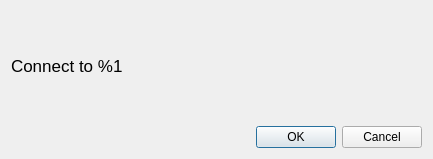
<?xml version="1.0" encoding="UTF-8"?>
<ui version="4.0">
 <class>Dialog</class>
 <widget class="QDialog" name="Dialog">
  <property name="geometry">
   <rect>
    <x>0</x>
    <y>0</y>
    <width>433</width>
    <height>159</height>
   </rect>
  </property>
  <property name="windowTitle">
   <string>LXQt ConnMan applet</string>
  </property>
  <layout class="QVBoxLayout" name="verticalLayout">
   <item>
    <widget class="QLabel" name="headingLabel">
     <property name="font">
      <font>
       <pointsize>13</pointsize>
      </font>
     </property>
     <property name="text">
      <string>Connect to %1</string>
     </property>
    </widget>
   </item>
   <item>
    <layout class="QFormLayout" name="inputFieldsLayout"/>
   </item>
   <item>
    <widget class="QDialogButtonBox" name="buttonBox">
     <property name="orientation">
      <enum>Qt::Horizontal</enum>
     </property>
     <property name="standardButtons">
      <set>QDialogButtonBox::Cancel|QDialogButtonBox::Ok</set>
     </property>
    </widget>
   </item>
  </layout>
 </widget>
 <resources/>
 <connections>
  <connection>
   <sender>buttonBox</sender>
   <signal>accepted()</signal>
   <receiver>Dialog</receiver>
   <slot>accept()</slot>
   <hints>
    <hint type="sourcelabel">
     <x>248</x>
     <y>254</y>
    </hint>
    <hint type="destinationlabel">
     <x>157</x>
     <y>274</y>
    </hint>
   </hints>
  </connection>
  <connection>
   <sender>buttonBox</sender>
   <signal>rejected()</signal>
   <receiver>Dialog</receiver>
   <slot>reject()</slot>
   <hints>
    <hint type="sourcelabel">
     <x>316</x>
     <y>260</y>
    </hint>
    <hint type="destinationlabel">
     <x>286</x>
     <y>274</y>
    </hint>
   </hints>
  </connection>
 </connections>
</ui>
